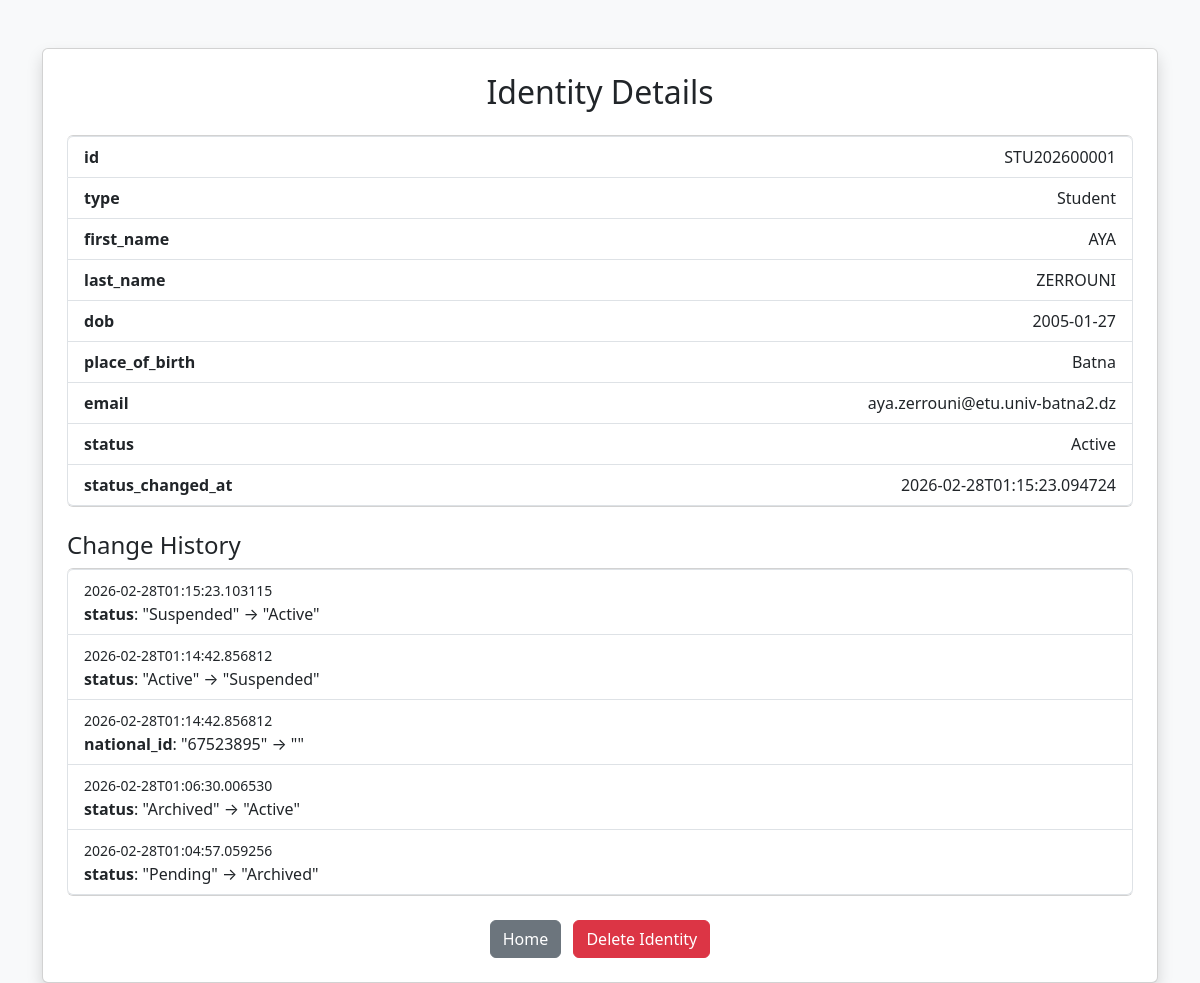
Page /view/STU202600001 on the committed database.
### tables this page shows
CREATE TABLE People (
            id TEXT PRIMARY KEY,
            type TEXT NOT NULL,
            first_name TEXT NOT NULL,
            last_name TEXT NOT NULL,
            dob TEXT NOT NULL,
            place_of_birth TEXT,
            nationality TEXT,
            gender TEXT,
            email TEXT UNIQUE NOT NULL,
            phone TEXT,
            status TEXT DEFAULT 'Pending'
        , national_id TEXT, diploma_type TEXT, diploma_year INTEGER, major TEXT, entry_year INTEGER, student_status TEXT, faculty_rank TEXT, appointment_start TEXT, primary_department TEXT, secondary_departments TEXT, office_location TEXT, phd_institution TEXT, research_areas TEXT, contract_type TEXT, contract_start TEXT, contract_end TEXT, teaching_hours INTEGER, staff_department TEXT, job_title TEXT, grade TEXT, staff_entry_date TEXT, status_changed_at TEXT);

CREATE TABLE Audit (
                    id INTEGER PRIMARY KEY AUTOINCREMENT,
                    person_id TEXT,
                    changed_at TEXT,
                    field TEXT,
                    old_value TEXT,
                    new_value TEXT
                );

### app.py (the view)
@app.route("/view/<uid>")
def view(uid):
    conn = get_db_connection()
    cur = conn.cursor()
    cur.execute("SELECT * FROM People WHERE id=?", (uid,))
    person = cur.fetchone()
    conn.close()
    if not person:
        return "Identity not found"
    conn2 = get_db_connection()
    cur2 = conn2.cursor()
    cur2.execute("SELECT * FROM Audit WHERE person_id=? ORDER BY changed_at DESC", (uid,))
    audits = cur2.fetchall()
    conn2.close()
    return render_template("view.html", person=person, audits=audits)

### app.py (called while the page is built)
def get_db_connection():
    conn = sqlite3.connect('database.db')
    conn.row_factory = sqlite3.Row
    return conn

### templates/view.html (shortened to what this page needs)
<!DOCTYPE html>
<html>
<head>
    <link href="https://cdn.jsdelivr.net/npm/bootstrap@5.3.2/dist/css/bootstrap.min.css" rel="stylesheet">
</head>
<body class="bg-light">
<div class="container mt-5">
    <div class="card shadow p-4">
        <h2 class="mb-4 text-center">Identity Details</h2>
        <ul class="list-group">
            {% for key in person.keys() %}
                {% if person[key] is not none and person[key] != '' %}
                <li class="list-group-item d-flex justify-content-between">
                    <strong>{{key}}</strong>
                    <span>{{person[key]}}</span>
                </li>
                {% endif %}
            {% endfor %}
        </ul>
        {% if audits %}
        <h4 class="mt-4">Change History</h4>
        <ul class="list-group">
            {% for a in audits %}
            <li class="list-group-item">
                <small>{{a['changed_at']}}</small><br>
                <strong>{{a['field']}}</strong>: "{{a['old_value']}}" → "{{a['new_value']}}"
            </li>
            {% endfor %}
        </ul>
        {% endif %}
        <div class="text-center mt-4">
            <a href="/" class="btn btn-secondary me-2">Home</a>
            <form method="POST" action="/delete/{{ person['id'] }}" style="display:inline;" onsubmit="return confirm('Are you sure you want to delete this identity?');">
                <button type="submit" class="btn btn-danger">Delete Identity</button>
            </form>
        </div>
    </div>
</div>
</body>
</html>

### rows in the picture
People: id "STU202600001" "Student" "AYA" "ZERROUNI" "2005-01-27" "Batna" "aya.zerrouni@etu.univ-batna2.dz" "Active" "2026-02-28T01:15:23.094724"
Audit: changed_at "2026-02-28T01:15:23.103115", field "status", old_value "Suspended", new_value "Active"
Audit: changed_at "2026-02-28T01:14:42.856812", field "status", old_value "Active", new_value "Suspended"
Audit: changed_at "2026-02-28T01:14:42.856812", field "national_id", old_value "67523895"
Audit: changed_at "2026-02-28T01:06:30.006530", field "status", old_value "Archived", new_value "Active"
Audit: changed_at "2026-02-28T01:04:57.059256", field "status", old_value "Pending", new_value "Archived"

### other values in the picture
{{ key }} "id" "type" "first_name" "last_name" "dob" "place_of_birth" "email" "status" "status_changed_at"
